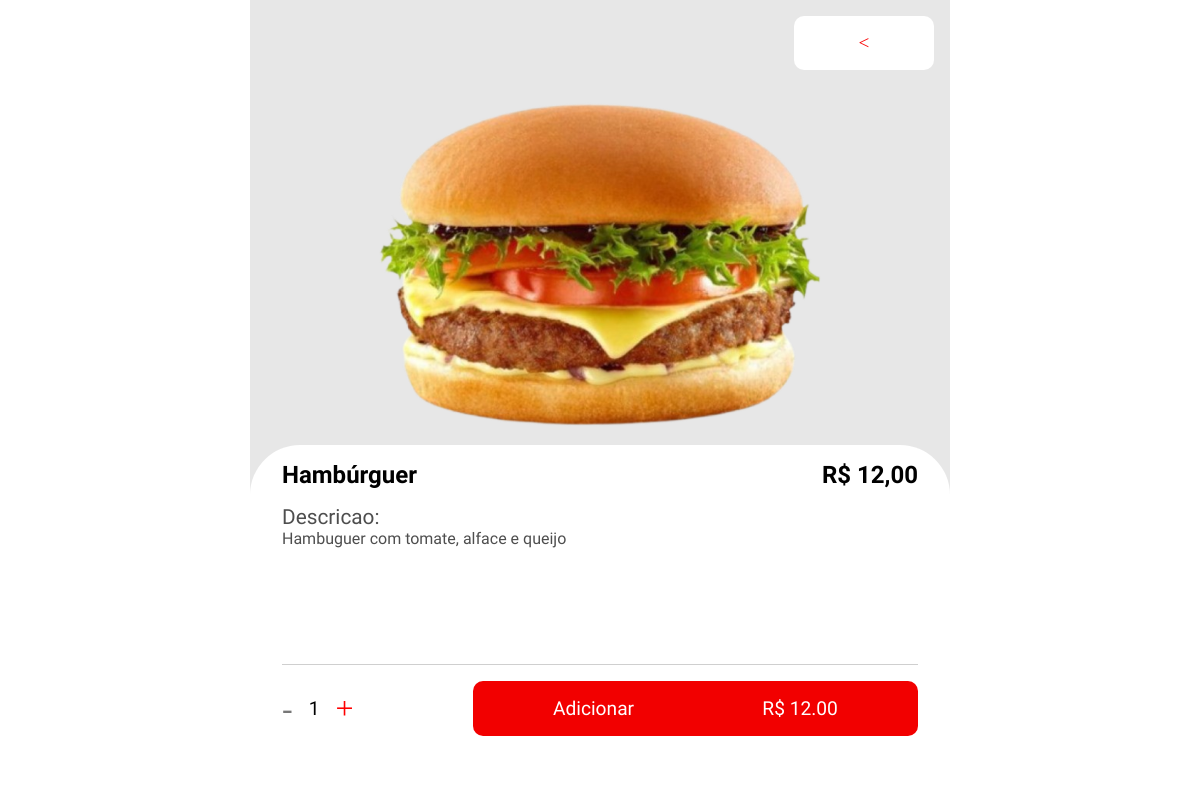
Screenshot of /UserLayer/produto.php?id=1 (signed in) with the database file from the repository.
### tables this page shows
CREATE TABLE Produtos (
    id_produto INT AUTO_INCREMENT PRIMARY KEY,
    nome VARCHAR(100) NOT NULL,
    descricao TEXT NOT NULL,
    categoria VARCHAR(100) NOT NULL DEFAULT 'Geral',
    preco_unitario DECIMAL(10,2) NOT NULL,
    estoque INT NOT NULL,
    estoque_minimo INT NOT NULL,
    imagem VARCHAR(225) NOT NULL,
    
    created_by INT NOT NULL,
    created_at DATETIME NOT NULL DEFAULT CURRENT_TIMESTAMP,

    update_by INT NULL, 
    updated_at DATETIME DEFAULT CURRENT_TIMESTAMP ON UPDATE CURRENT_TIMESTAMP,

    CONSTRAINT fk_produtos_created_by 
        FOREIGN KEY (created_by) REFERENCES Funcionarios(id_funcionario)
        ON UPDATE CASCADE
        ON DELETE RESTRICT,

    CONSTRAINT fk_produtos_update_by 
        FOREIGN KEY (update_by) REFERENCES Funcionarios(id_funcionario)
        ON UPDATE CASCADE
        ON DELETE SET NULL 
);

### UserLayer/produto.php (the view, shortened to what this page needs)
<?php
$pdo = conectar();
$id = $_GET['id'] ?? '';
$stmt = $pdo->prepare("
    SELECT id_produto, nome, categoria, descricao, preco_unitario, imagem
    FROM produtos
    WHERE id_produto = :id
");
$stmt->execute([':id' => $id]);
$produto = $stmt->fetch(PDO::FETCH_ASSOC);
?>
<!DOCTYPE html>
<html lang="pt-br">
<head>
    <link rel="stylesheet" href="../style.css">
</head>
<body class="align-center">
<main class="mobile-content align-center background-produto">
    <a href="busca.php" class="red"><</a>
    <img src="<?= htmlspecialchars($produto['imagem']) ?>" alt="" style="max-width: 450px; border-radius: 12px;">
    <div class="produto-detelhado">
        <div class="name-and-price kanit-regular">
            <p><?= htmlspecialchars($produto['nome']) ?></p>
            <span>R$ <?= number_format($produto['preco_unitario'], 2, ',', '.') ?></span>
        </div>
        <div class="ingredientes kanit-regular">
            <p>Descricao:</p>
            <ul>
                <?php
                $lista = explode(";", $produto['descricao']);
                foreach ($lista as $ing):
                ?>
                <li><?= htmlspecialchars($ing) ?></li>
                <?php endforeach; ?>
            </ul>
        </div>
        <div class="options-produto">
            <div class="barra-cinza-horizontal"></div>
            <form method="POST" action="add_carrinho.php">
                <div class="quantidade">
                    <p class="menos" onclick="increaseQuantity(-1)">-</p>
                    <span id="quantidade-produto" class="quantidade-produto kanit-regular">1</span>
                    <p class="mais" onclick="increaseQuantity(1)">+</p>
                </div>
                <button class="add-to-carrinho kanit-regular">
                    <p>Adicionar</p><span id="result">R$ <?= $produto['preco_unitario'] ?></span>
                </button>
            </form>
        </div>
    </div>
</main>
</body>
</html>

### style.css (style rules this page uses)
* { margin: 0; padding: 0; box-sizing: border-box; }
main { flex: 1 1 auto; width: 100%; }
html, body { height: 100vh; width: 100vw; margin: 0; padding: 0; }
.red { color: red; }
a { text-decoration: none; color: inherit; }
ul, ol { list-style: none; }
img { max-width: 100%; height: auto; display: block; }
.mobile-content { max-width: 500px; margin: 0 auto; width: 100%; }
.align-center { display: flex; flex-direction: column; align-items: center; width: 100vw; }
@media (min-width: 768px) { .mobile-content { max-width: 700px; } }
.kanit-regular { font-family: "Kanit", sans-serif; font-weight: 400; font-style: normal; }
.barra-cinza-horizontal { width: 100%; height: 1px; background-color: #cfcfcf; }
.background-produto { background-color: #E7E7E7; height: 100%; }
.background-produto img { width: 90%; height: auto; margin: 1rem; }
.background-produto a { text-align: center; background-color: #ffffff; padding: 1rem; width: 20%; border:none; border-radius: 10px; color: #fa0000; font-size: 1.2rem; font-weight: 400; margin-bottom: 1rem; align-self: flex-end; margin: 1rem; }
.produto-detelhado { background-color: #FFFFFF; width: 100%; height: 100%; padding: 1rem 2rem; border-radius: 50px 50px 0 0; display: flex; flex-direction: column; }
.name-and-price { display: flex; justify-content: space-between; align-items: center; margin-bottom: 1rem; font-weight: 600; font-size: 1.5rem; }
.ingredientes { color: #4E4E4E; margin-bottom: 1rem; }
.ingredientes p { font-size: 1.3rem; font-weight: 400; }
.options-produto { margin-top: auto; margin-bottom: 2rem; }
.options-produto form { margin-top: 1rem; display: flex; gap: 1rem; margin-bottom: 1rem; justify-content: space-between; }
.quantidade { display: flex; align-items: center; gap: 1rem; }
.quantidade span { font-size: 1.2rem; font-weight: 400; }
.quantidade p { font-size: 2rem; text-align: center; font-weight: 400; cursor: pointer; }
.mais { color: #ff0000; }
.menos { color: #777777; }
.add-to-carrinho { background-color: #F20000; padding: 1rem; border:none; border-radius: 10px; text-align: center; color: #FFFFFF; font-size: 1.2rem; font-weight: 400; display: flex; justify-content: space-around; width: 70%; }

### rows the page displays
produtos: imagem (picture), nome "Hambúrguer", preco_unitario "12,00", descricao "Hambuguer com tomate, alface e queijo", preco_unitario "12.00"
